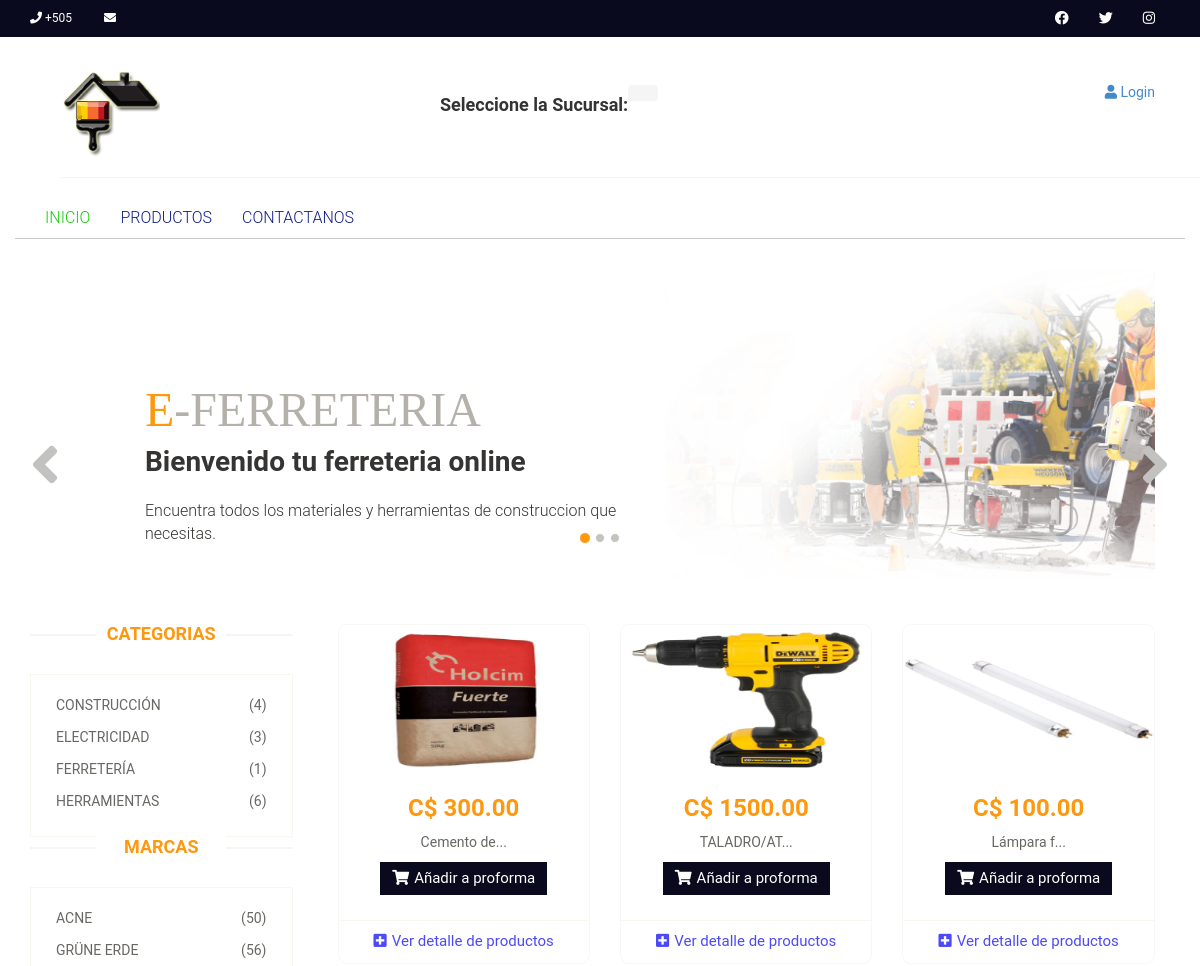
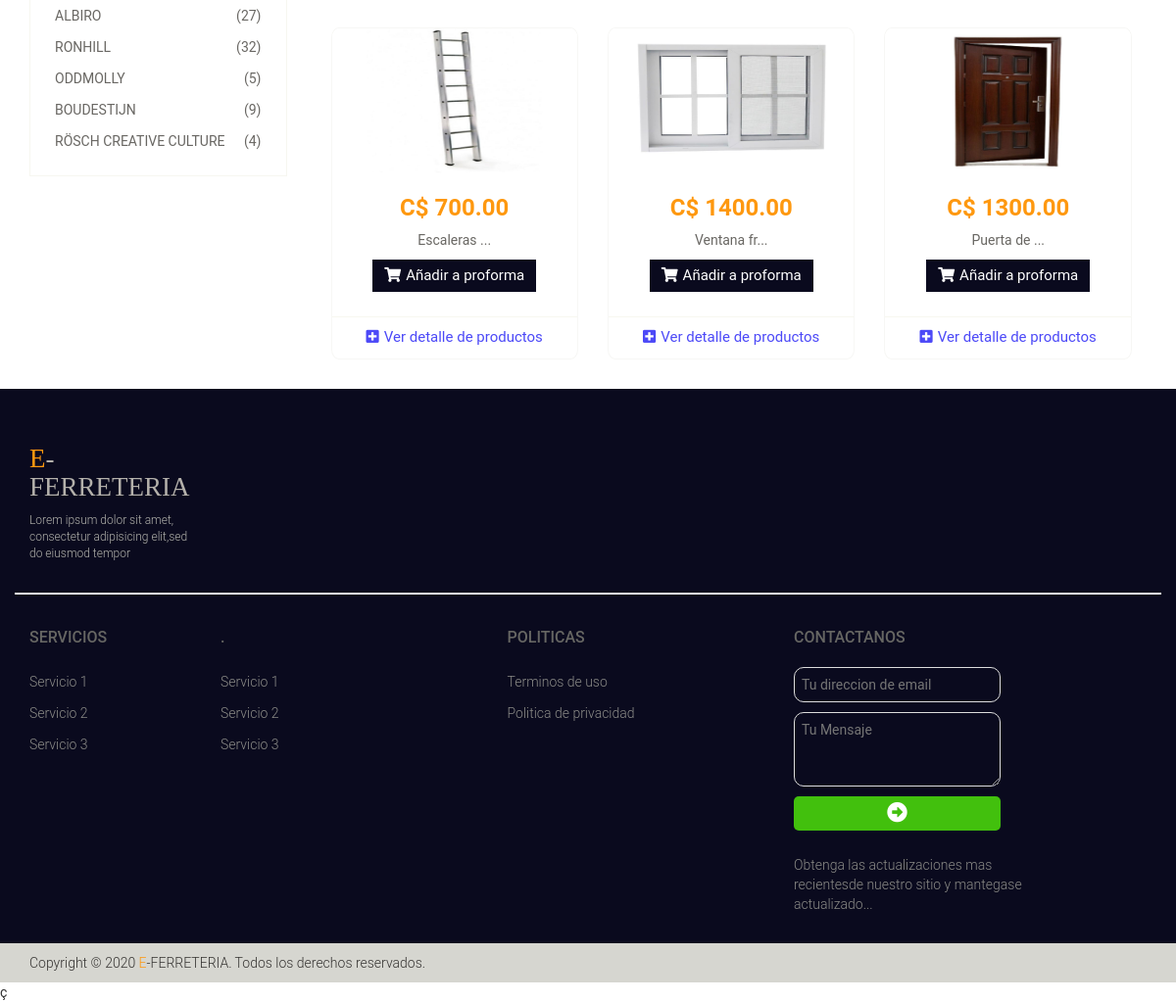
The page / on the database its author committed (2 pictures, top to bottom).
### tables this page shows
CREATE TABLE IF NOT EXISTS `productos` (
  `product_ID` int(10) UNSIGNED NOT NULL AUTO_INCREMENT COMMENT 'ID del producto',
  `product_nombre` varchar(60) NOT NULL COMMENT 'nombre del producto',
  `product_cantidad` int(11) NOT NULL DEFAULT 0 COMMENT 'cantidad en inventario',
  `product_precio` decimal(10,2) NOT NULL COMMENT 'precio unitario del producto',
  `product_descripcion` varchar(100) DEFAULT NULL COMMENT 'descripcion del producto',
  `product_foto` varchar(255) DEFAULT NULL,
  `product_marca` varchar(50) DEFAULT NULL,
  `categorias_productos_cat_product_ID` int(10) UNSIGNED NOT NULL,
  `unidad_medida_unidad_medida_id` int(11) NOT NULL,
  `proveedores_provee_ID` int(10) UNSIGNED NOT NULL,
  PRIMARY KEY (`product_ID`),
  KEY `fk_productos_categorias_productos_idx` (`categorias_productos_cat_product_ID`),
  KEY `fk_productos_unidad_medida1_idx` (`unidad_medida_unidad_medida_id`),
  KEY `fk_productos_proveedores1_idx` (`proveedores_provee_ID`)
);

### config/Controller.php (called while the page is built, shortened)
<?php
abstract class Controller
{
    protected function loadModel($modelo)
    {
        $modelo=$modelo.'Model';
        $rutaModelo=ROOT.'Models'.DS.$modelo.'.php';
        if(is_readable($rutaModelo))
        {
            $modelo=new $modelo;
            return $modelo;
        }
        else
        {
            throw new Exception('Error en el modelo');
        }
    }
}

### config/Model.php (called while the page is built, shortened)
<?php
class Model
{
    public function __construct()
    {
        $this->_db= new Database();
    }
}

### Models/homeModel.php (called while the page is built, shortened)
<?php
    class homeModel extends Model{
        public function getAc(){
            return $this->_db->query("SELECT * FROM sucursal WHERE activo = 1")->fetch();
        }
        public function getCategorias($id){
            $cat = $this->_db->prepare("SELECT c.cat_product_nombre,COUNT(p.categorias_productos_cat_product_ID) AS cantidad, p.categorias_productos_cat_product_ID
            FROM productos AS p INNER JOIN categorias_productos AS c ON p.categorias_productos_cat_product_ID = c.cat_product_ID
                  INNER JOIN proveedores AS pr ON p.proveedores_provee_ID = pr.provee_ID
                  INNER JOIN sucursal AS s ON pr.sucursal_sucursal_ID = s.sucursal_ID
            WHERE	s.sucursal_ID = :id
            GROUP BY p.categorias_productos_cat_product_ID
            ");
            $cat->execute(['id' => $id]);
            return $cat->fetchAll();
        }
        public function get($limit = false){
            if(!$limit){
                return $this->_db->query("SELECT p.*,c.cat_product_nombre,pr.provee_nombre,u.unidad_medida_abreviatura AS uni
                    FROM productos AS p INNER JOIN proveedores AS pr ON p.proveedores_provee_ID = pr.provee_ID INNER JOIN sucursal AS s
                            ON s.sucursal_ID = pr.sucursal_sucursal_ID INNER JOIN categorias_productos AS c ON p.categorias_productos_cat_product_ID = c.cat_product_ID
                            INNER JOIN unidad_medida AS u ON u.unidad_medida_id = p.unidad_medida_unidad_medida_id
                    WHERE s.activo = 1
                ")->fetchAll();
            }else{
                $product = $this->_db->prepare("SELECT p.*,c.cat_product_nombre,pr.provee_nombre,u.unidad_medida_abreviatura AS uni
                    FROM productos AS p INNER JOIN proveedores AS pr ON p.proveedores_provee_ID = pr.provee_ID INNER JOIN sucursal AS s
                            ON s.sucursal_ID = pr.sucursal_sucursal_ID INNER JOIN categorias_productos AS c ON p.categorias_productos_cat_product_ID = c.cat_product_ID
                            INNER JOIN unidad_medida AS u ON u.unidad_medida_id = p.unidad_medida_unidad_medida_id
                    WHERE s.activo = 1 ORDER BY p.product_ID DESC LIMIT 6
                ");
                $product->execute();
                return $product->fetchAll();
            }
        }
    }

### index.php (called while the page is built, shortened)
<?php
require_once APP_PATH . 'Controller.php';
require_once APP_PATH . 'Model.php';
require_once APP_PATH . 'Accesos.php';
$rutas = new Rutas();
$rutas->run();

### config/Accesos.php (called while the page is built, shortened)
<?php
    class Accesos{
        public static function getDatos($clave){
            if(isset($_SESSION[$clave])) return $_SESSION[$clave];
            else return false;
        }
    }

### Controllers/homeController.php (the view, shortened to what this page needs)
<?php
    class homeController extends Controller{
        private $homeModel;
        public function __construct(){
            $this->homeModel = $this->loadModel('home');
        }
        public function index(){
            $this->_view->productos = $this->generarProductos();
            $this->_view->sucursales = $this->generarSucursales();
            $this->_view->all = $this->generarCategrias();
            $this->_view->renderizar("index");
        }
        public function generarCategrias(){
            $template = "";
            $sucursal = $this->homeModel->getAc();
            $suc = $this->homeModel->getCategorias($sucursal['sucursal_ID']);
            foreach ($suc as $s) {
                $template .= '
                    <li><a href="'.BASE_URL.'home/showCat/'.$s['categorias_productos_cat_product_ID'].'"> <span class="pull-right"> ('.$s['cantidad'].') </span>'.$s['cat_product_nombre'].'</a></li>
                ';
            }
            return $template;
        }
        public function generarProductos(){
            $template = '';
            $datos = $this->homeModel->get(true);
            foreach($datos AS $d){
                $template .='
                <div class="col-md-4">
                    <div class="product-image-wrapper">
                        <div class="single-products">
                            <div class="productinfo text-center">
                                <img src="'. PLANTILLAFOTO .'productos/'.$d['product_foto'].'" alt="" />
                                <h2>C$ '.$d['product_precio'].'</h2>
                                <p>'.substr($d['product_descripcion'],0,10)."...".'</p>';
                if(Accesos::getDatos('acceso'))
                    $template.= '<button type="button" class="btn btn-default add-a-proforma add" marcador="'.$d['product_ID'].'"><i class="fa fa-shopping-cart"></i>Añadir a proforma</a>';
                else
                    $template.= '<button type="button" class="btn btn-default add-a-proforma loginEntrar"><i class="fa fa-shopping-cart"></i>Añadir a proforma</a>';
                $template .='</div>
                        </div>
                        <div class="detalle_product">
                            <ul class="nav nav-pills nav-justified">
                                <li><a href="'. BASE_URL .'producto/showProducto/'.$d['product_ID'].'"><i class="fa fa-plus-square"></i>Ver detalle de productos</a></li>
                            </ul>
                        </div>
                    </div>
                </div>';
            }
            return $template;
        }
        public function generarSucursales(){
           $tem = '';
           $opcSucursal = $this->homeModel->getSucursal();
           foreach($opcSucursal AS $suc){
               $tem .= '<option value="'.$suc['sucursal_ID'].'">'.$suc['sucursal_nombre'].'</option>';
           }
           return $tem;
        }
    }

### Views/plantilla/css/main.css (style rules this page uses)
body { font-family: 'Roboto', sans-serif; position: relative; font-weight:400px; }
ul li { list-style: none; }
a { -webkit-transition: 300ms; -moz-transition: 300ms; -o-transition: 300ms; transition: 300ms; }
h1, h2, h3, h4, h5, h6 { font-family: 'Roboto', sans-serif; }

### Views/plantilla/css/home.css (style rules this page uses)
.product-image-wrapper { border:1px solid #F7F7F5; border-radius: 3%; overflow: hidden; margin-bottom:30px; }
.single-products { position: relative; }
.productinfo h2 { color: #FE980F; font-family: 'Roboto', sans-serif; font-size: 24px; font-weight: 700; }
.productinfo p { font-family: 'Roboto', sans-serif; font-size: 14px; font-weight: 400; color: #696763; }
.productinfo img { width: 100%; height: 150px; }
.productinfo { position:relative; }
.add-a-proforma { background:#0a0a1e; border: 0 none; border-radius: 0; color: #ffffff; font-family: 'Roboto', sans-serif; font-size: 15px; margin-bottom: 25px; }
.add-a-proforma i { margin-right:5px; }
.detalle_product { border-top: 1px solid #F7F7F0; }
.detalle_product ul li a { color: #1410f5c2; font-family: 'Roboto', sans-serif; font-size: 15px; padding-left: 0; padding-right: 0; display: list-item; }
.detalle_product ul li a i { margin-right:5px; }

### Views/plantilla/css/cat_aside.css (style rules this page uses)
.brands-name .nav-stacked li a { background-color: #FFFFFF; color: #696763; font-family: 'Roboto', sans-serif; font-size: 14px; padding: 5px 25px; text-decoration: none; text-transform: uppercase; }

### rows shown on the page
productos: product_foto (picture), product_precio "300.00", product_descripcion "Cemento de"
productos: product_foto (picture), product_precio "1500.00", product_descripcion "TALADRO/AT"
productos: product_foto (picture), product_precio "100.00", product_descripcion "Lámpara f"
productos: product_foto (picture), product_precio "700.00", product_descripcion "Escaleras"
productos: product_foto (picture), product_precio "1400.00", product_descripcion "Ventana fr"
productos: product_foto (picture), product_precio "1300.00", product_descripcion "Puerta de"

### other values the page prints
$s['cantidad'] "4"
$s['cat_product_nombre'] "CONSTRUCCIÓN"
$s['cantidad'] "3"
$s['cat_product_nombre'] "ELECTRICIDAD"
$s['cantidad'] "1"
$s['cat_product_nombre'] "FERRETERÍA"
$s['cantidad'] "6"
$s['cat_product_nombre'] "HERRAMIENTAS"
